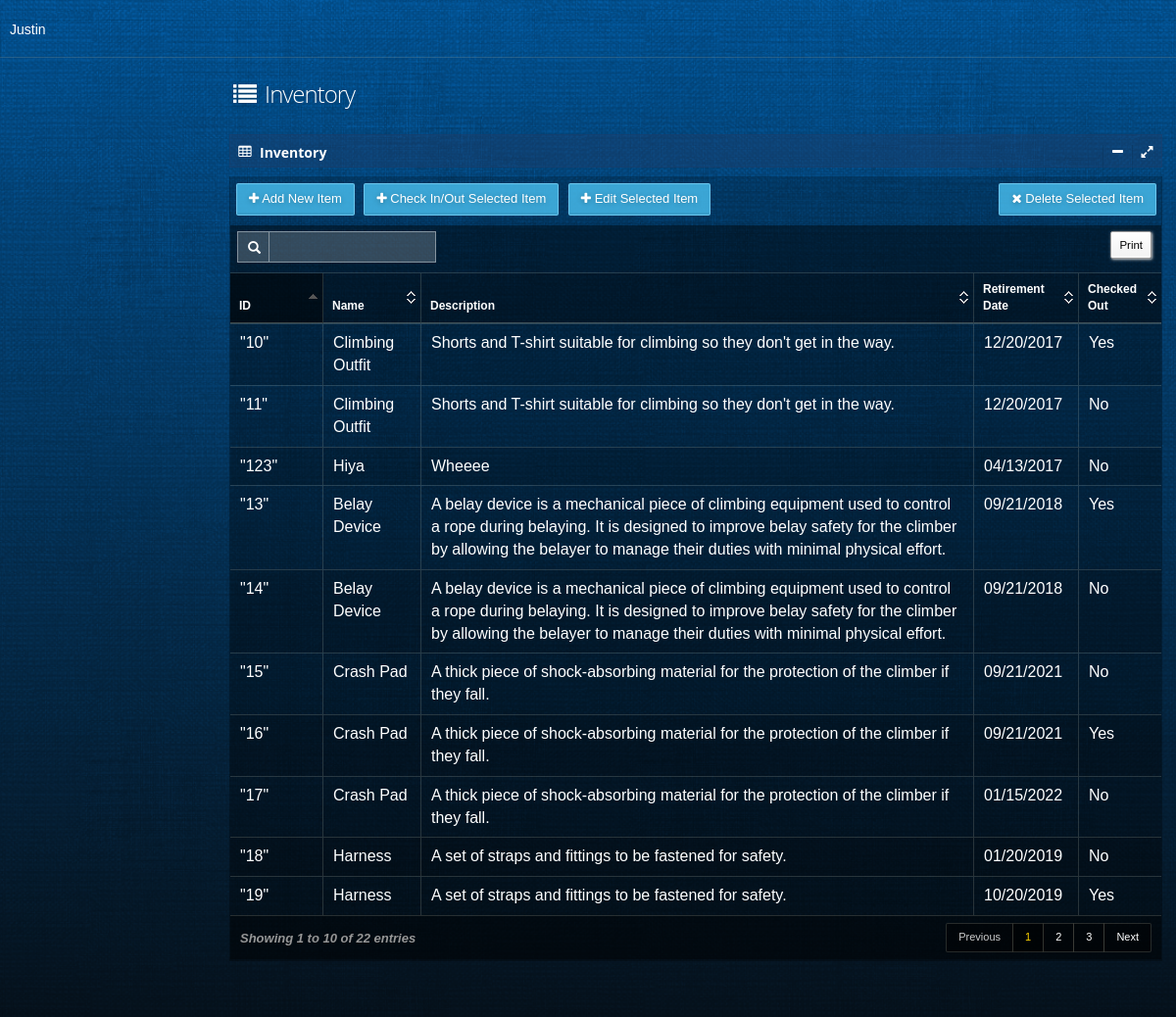
The page /inventory (signed in) on the database its author committed.
### tables this page shows
CREATE TABLE "Inventory" (
	`Id`	TEXT NOT NULL UNIQUE,
	`Name`	TEXT NOT NULL,
	`Description`	TEXT,
	`RetirementDate`	TEXT,
	`IsCheckOut`	REAL NOT NULL
);

### app.py (the view)
@app.route('/inventory')
def inventory():
    return inventoryModule.inventory()

### databaseFunctions.py (called while the page is built)
def getAllInventoryIds():
    with engine.connect() as connection:
        sqlText = text("SELECT Id FROM Inventory ORDER by Name, Id")
        result = engine.execute(sqlText)
        ids = []
        for row in result:
            ids.append(row[0])
        if not ids:
            return None
        else:
            return ids

def getAllInventoryNames():
    with engine.connect() as connection:
        sqlText = text("SELECT Name FROM Inventory ORDER by Name, Id")
        result = engine.execute(sqlText)
        names = []
        for row in result:
            names.append(row[0])
        if not names:
            return None
        else:
            return names

def getAllInventoryDescriptions():
    with engine.connect() as connection:
        sqlText = text("SELECT Description FROM Inventory ORDER by Name, Id")
        result = engine.execute(sqlText)
        descriptions = []
        for row in result:
            descriptions.append(row[0])
        if not descriptions:
            return None
        else:
            return descriptions

def getAllInventoryRetirementDates():
    with engine.connect() as connection:
        sqlText = text("SELECT RetirementDate FROM Inventory ORDER by Name, Id")
        result = engine.execute(sqlText)
        retirementDates = []
        for row in result:
            retirementDates.append(row[0])
        if not retirementDates:
            return None
        else:
            return retirementDates

def getAllInventoryCheckOutStatuses():
    with engine.connect() as connection:
        sqlText = text("SELECT IsCheckOut FROM Inventory ORDER by Name, Id")
        result = engine.execute(sqlText)
        checkOutStatuses = []
        for row in result:
            checkOutStatuses.append(row[0])
        if not checkOutStatuses:
            return None
        else:
            return checkOutStatuses

### templates/inventory.html (shortened to what this page needs)
﻿{% extends "layout.html" %}
{% block body %}
<div id="main" role="main">
    <div id="content">
        <div class="row">
            <div class="col-xs-12 col-sm-7 col-md-7 col-lg-4">
                <h1 class="page-title txt-color-blueDark">
                    <i class="fa-fw fa fa-list"></i>
                    Inventory
                </h1>
            </div>
        </div>
        <section id="widget-grid" class="">
            <div class="row">
                <article class="col-xs-12 col-sm-12 col-md-12 col-lg-12">
                    <div class="jarviswidget jarviswidget-color-blueDark" id="wid-id-1" data-widget-editbutton="false" data-widget-colorbutton="false" data-widget-deletebutton="false">
                        <header style="padding-top:10px">
                            <span class="widget-icon"> <i class="fa fa-table"></i> </span>
                            <h2 style="line-height:15px"><strong>Inventory</strong></h2>
                        </header>
                        <div>
                            <div class="widget-body no-padding">
                                <div style="padding-bottom:10px; padding-right: 5px; padding-top: 7px;">
                                    <button class="btn btn-primary" style="margin-left:6px;" data-toggle="modal" data-target="#myModal">
                                        <i class="fa fa-plus"></i> <span class="hidden-mobile">Add New Item</span>
                                    </button>
                                    <button class="btn btn-primary" id="checkOutInventoryItem" style="margin-left:6px;">
                                        <i class="fa fa-plus"></i> <span class="hidden-mobile">Check In/Out Selected Item</span>
                                    </button>
                                    <button class="btn btn-primary" id="editInventoryItem" style="margin-left:6px;" data-target="#editModal">
                                        <i class="fa fa-plus"></i> <span class="hidden-mobile">Edit Selected Item</span>
                                    </button>
                                    <button class="btn btn-primary" style="margin-left:6px; float:right" id="deleteButton">
                                        <i class="fa fa-times"></i> <span class="hidden-mobile">Delete Selected Item</span>
                                    </button>
                                </div>
                                <table id="datatable" class="table table-striped table-bordered table-hover">
                                    <thead>
                                        <tr>
                                            <th data-hide="phone">ID</th>
                                            <th data-class="expand">Name</th>
                                            <th data-hide="phone">Description</th>
                                            <th data-hide="phone,tablet">Retirement Date</th>
                                            <th data-hide="phone,tablet">Checked Out</th>
                                        </tr>
                                    </thead>
                                    <tbody>
                                        {% for row in inventoryTable %}
                                        <tr id="tr">
                                            <td>{{ row['id']|tojson|safe }}</td>
                                            <td>{{ row['name'] }}</td>
                                            <td>{{ row['description'] }}</td>
                                            <td>{{ row['retirementDate'] }}</td>
                                            {% if row['checkOutStatus'] == 'False' %}
                                            <td>No</td>
                                            {% else %}
                                            <td>Yes</td>
                                            {% endif %}
                                        </tr>
                                        {% endfor %}
                                    </tbody>
                                </table>
                            </div>
                        </div>
                    </div>
                </article>
            </div>
        </section>
    </div>
</div>
    {% endblock %}

### static/css/styles.css (style rules this page uses)
body { width:100%; height:100% }

### static/css/signature-pad.css (style rules this page uses)
body { font-family: Helvetica, Sans-Serif; -moz-user-select: none; -webkit-user-select: none; -ms-user-select: none; }

### rows shown on the page
Inventory: id|tojson "\"13\"", name "Belay Device", description "A belay device is a mechanical piece of climbing equipment used to control a rope during belaying. It is designed to improve belay safety for the climber by allowing the belayer to manage their duties with minimal physical effort.", retirementDate "09/21/2018"
Inventory: id|tojson "\"14\"", name "Belay Device", description "A belay device is a mechanical piece of climbing equipment used to control a rope during belaying. It is designed to improve belay safety for the climber by allowing the belayer to manage their duties with minimal physical effort.", retirementDate "09/21/2018"
Inventory: id|tojson "\"10\"", name "Climbing Outfit", description "Shorts and T-shirt suitable for climbing so they don't get in the way.", retirementDate "12/20/2017"
Inventory: id|tojson "\"11\"", name "Climbing Outfit", description "Shorts and T-shirt suitable for climbing so they don't get in the way.", retirementDate "12/20/2017"
Inventory: id|tojson "\"15\"", name "Crash Pad", description "A thick piece of shock-absorbing material for the protection of the climber if they fall.", retirementDate "09/21/2021"
Inventory: id|tojson "\"16\"", name "Crash Pad", description "A thick piece of shock-absorbing material for the protection of the climber if they fall.", retirementDate "09/21/2021"
Inventory: id|tojson "\"17\"", name "Crash Pad", description "A thick piece of shock-absorbing material for the protection of the climber if they fall.", retirementDate "01/15/2022"
Inventory: id|tojson "\"18\"", name "Harness", description "A set of straps and fittings to be fastened for safety.", retirementDate "01/20/2019"
Inventory: id|tojson "\"19\"", name "Harness", description "A set of straps and fittings to be fastened for safety.", retirementDate "10/20/2019"
Inventory: id|tojson "\"123\"", name "Hiya", description "Wheeee", retirementDate "04/13/2017"

### other values the page prints
{{ session['currentUserFirstName'] }} "Justin"
